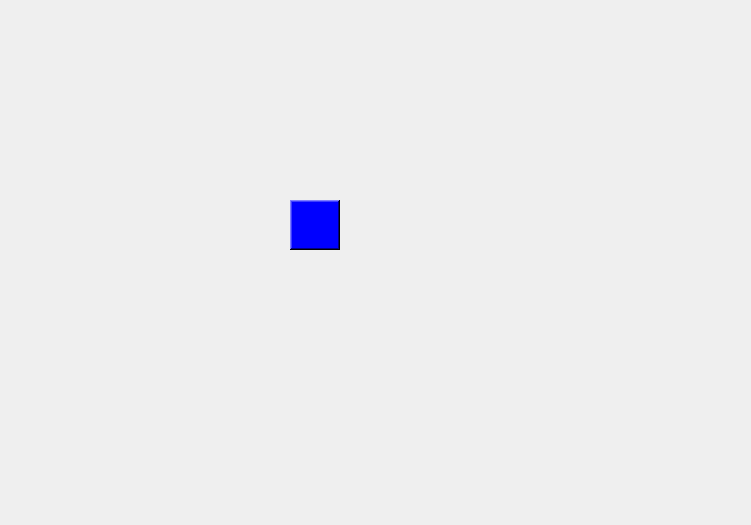
<?xml version="1.0" encoding="UTF-8"?>
<ui version="4.0">
 <class>KeyboardDialog</class>
 <widget class="QDialog" name="KeyboardDialog">
  <property name="geometry">
   <rect>
    <x>0</x>
    <y>0</y>
    <width>751</width>
    <height>525</height>
   </rect>
  </property>
  <property name="windowTitle">
   <string>键盘</string>
  </property>
  <widget class="QLabel" name="m_block">
   <property name="geometry">
    <rect>
     <x>290</x>
     <y>200</y>
     <width>50</width>
     <height>50</height>
    </rect>
   </property>
   <property name="palette">
    <palette>
     <active>
      <colorrole role="WindowText">
       <brush brushstyle="SolidPattern">
        <color alpha="255">
         <red>0</red>
         <green>0</green>
         <blue>0</blue>
        </color>
       </brush>
      </colorrole>
      <colorrole role="Button">
       <brush brushstyle="SolidPattern">
        <color alpha="255">
         <red>0</red>
         <green>0</green>
         <blue>255</blue>
        </color>
       </brush>
      </colorrole>
      <colorrole role="Light">
       <brush brushstyle="SolidPattern">
        <color alpha="255">
         <red>127</red>
         <green>127</green>
         <blue>255</blue>
        </color>
       </brush>
      </colorrole>
      <colorrole role="Midlight">
       <brush brushstyle="SolidPattern">
        <color alpha="255">
         <red>63</red>
         <green>63</green>
         <blue>255</blue>
        </color>
       </brush>
      </colorrole>
      <colorrole role="Dark">
       <brush brushstyle="SolidPattern">
        <color alpha="255">
         <red>0</red>
         <green>0</green>
         <blue>127</blue>
        </color>
       </brush>
      </colorrole>
      <colorrole role="Mid">
       <brush brushstyle="SolidPattern">
        <color alpha="255">
         <red>0</red>
         <green>0</green>
         <blue>170</blue>
        </color>
       </brush>
      </colorrole>
      <colorrole role="Text">
       <brush brushstyle="SolidPattern">
        <color alpha="255">
         <red>0</red>
         <green>0</green>
         <blue>0</blue>
        </color>
       </brush>
      </colorrole>
      <colorrole role="BrightText">
       <brush brushstyle="SolidPattern">
        <color alpha="255">
         <red>255</red>
         <green>255</green>
         <blue>255</blue>
        </color>
       </brush>
      </colorrole>
      <colorrole role="ButtonText">
       <brush brushstyle="SolidPattern">
        <color alpha="255">
         <red>0</red>
         <green>0</green>
         <blue>0</blue>
        </color>
       </brush>
      </colorrole>
      <colorrole role="Base">
       <brush brushstyle="SolidPattern">
        <color alpha="255">
         <red>255</red>
         <green>255</green>
         <blue>255</blue>
        </color>
       </brush>
      </colorrole>
      <colorrole role="Window">
       <brush brushstyle="SolidPattern">
        <color alpha="255">
         <red>0</red>
         <green>0</green>
         <blue>255</blue>
        </color>
       </brush>
      </colorrole>
      <colorrole role="Shadow">
       <brush brushstyle="SolidPattern">
        <color alpha="255">
         <red>0</red>
         <green>0</green>
         <blue>0</blue>
        </color>
       </brush>
      </colorrole>
      <colorrole role="AlternateBase">
       <brush brushstyle="SolidPattern">
        <color alpha="255">
         <red>127</red>
         <green>127</green>
         <blue>255</blue>
        </color>
       </brush>
      </colorrole>
      <colorrole role="ToolTipBase">
       <brush brushstyle="SolidPattern">
        <color alpha="255">
         <red>255</red>
         <green>255</green>
         <blue>220</blue>
        </color>
       </brush>
      </colorrole>
      <colorrole role="ToolTipText">
       <brush brushstyle="SolidPattern">
        <color alpha="255">
         <red>0</red>
         <green>0</green>
         <blue>0</blue>
        </color>
       </brush>
      </colorrole>
      <colorrole role="PlaceholderText">
       <brush brushstyle="SolidPattern">
        <color alpha="128">
         <red>0</red>
         <green>0</green>
         <blue>0</blue>
        </color>
       </brush>
      </colorrole>
     </active>
     <inactive>
      <colorrole role="WindowText">
       <brush brushstyle="SolidPattern">
        <color alpha="255">
         <red>0</red>
         <green>0</green>
         <blue>0</blue>
        </color>
       </brush>
      </colorrole>
      <colorrole role="Button">
       <brush brushstyle="SolidPattern">
        <color alpha="255">
         <red>0</red>
         <green>0</green>
         <blue>255</blue>
        </color>
       </brush>
      </colorrole>
      <colorrole role="Light">
       <brush brushstyle="SolidPattern">
        <color alpha="255">
         <red>127</red>
         <green>127</green>
         <blue>255</blue>
        </color>
       </brush>
      </colorrole>
      <colorrole role="Midlight">
       <brush brushstyle="SolidPattern">
        <color alpha="255">
         <red>63</red>
         <green>63</green>
         <blue>255</blue>
        </color>
       </brush>
      </colorrole>
      <colorrole role="Dark">
       <brush brushstyle="SolidPattern">
        <color alpha="255">
         <red>0</red>
         <green>0</green>
         <blue>127</blue>
        </color>
       </brush>
      </colorrole>
      <colorrole role="Mid">
       <brush brushstyle="SolidPattern">
        <color alpha="255">
         <red>0</red>
         <green>0</green>
         <blue>170</blue>
        </color>
       </brush>
      </colorrole>
      <colorrole role="Text">
       <brush brushstyle="SolidPattern">
        <color alpha="255">
         <red>0</red>
         <green>0</green>
         <blue>0</blue>
        </color>
       </brush>
      </colorrole>
      <colorrole role="BrightText">
       <brush brushstyle="SolidPattern">
        <color alpha="255">
         <red>255</red>
         <green>255</green>
         <blue>255</blue>
        </color>
       </brush>
      </colorrole>
      <colorrole role="ButtonText">
       <brush brushstyle="SolidPattern">
        <color alpha="255">
         <red>0</red>
         <green>0</green>
         <blue>0</blue>
        </color>
       </brush>
      </colorrole>
      <colorrole role="Base">
       <brush brushstyle="SolidPattern">
        <color alpha="255">
         <red>255</red>
         <green>255</green>
         <blue>255</blue>
        </color>
       </brush>
      </colorrole>
      <colorrole role="Window">
       <brush brushstyle="SolidPattern">
        <color alpha="255">
         <red>0</red>
         <green>0</green>
         <blue>255</blue>
        </color>
       </brush>
      </colorrole>
      <colorrole role="Shadow">
       <brush brushstyle="SolidPattern">
        <color alpha="255">
         <red>0</red>
         <green>0</green>
         <blue>0</blue>
        </color>
       </brush>
      </colorrole>
      <colorrole role="AlternateBase">
       <brush brushstyle="SolidPattern">
        <color alpha="255">
         <red>127</red>
         <green>127</green>
         <blue>255</blue>
        </color>
       </brush>
      </colorrole>
      <colorrole role="ToolTipBase">
       <brush brushstyle="SolidPattern">
        <color alpha="255">
         <red>255</red>
         <green>255</green>
         <blue>220</blue>
        </color>
       </brush>
      </colorrole>
      <colorrole role="ToolTipText">
       <brush brushstyle="SolidPattern">
        <color alpha="255">
         <red>0</red>
         <green>0</green>
         <blue>0</blue>
        </color>
       </brush>
      </colorrole>
      <colorrole role="PlaceholderText">
       <brush brushstyle="SolidPattern">
        <color alpha="128">
         <red>0</red>
         <green>0</green>
         <blue>0</blue>
        </color>
       </brush>
      </colorrole>
     </inactive>
     <disabled>
      <colorrole role="WindowText">
       <brush brushstyle="SolidPattern">
        <color alpha="255">
         <red>0</red>
         <green>0</green>
         <blue>127</blue>
        </color>
       </brush>
      </colorrole>
      <colorrole role="Button">
       <brush brushstyle="SolidPattern">
        <color alpha="255">
         <red>0</red>
         <green>0</green>
         <blue>255</blue>
        </color>
       </brush>
      </colorrole>
      <colorrole role="Light">
       <brush brushstyle="SolidPattern">
        <color alpha="255">
         <red>127</red>
         <green>127</green>
         <blue>255</blue>
        </color>
       </brush>
      </colorrole>
      <colorrole role="Midlight">
       <brush brushstyle="SolidPattern">
        <color alpha="255">
         <red>63</red>
         <green>63</green>
         <blue>255</blue>
        </color>
       </brush>
      </colorrole>
      <colorrole role="Dark">
       <brush brushstyle="SolidPattern">
        <color alpha="255">
         <red>0</red>
         <green>0</green>
         <blue>127</blue>
        </color>
       </brush>
      </colorrole>
      <colorrole role="Mid">
       <brush brushstyle="SolidPattern">
        <color alpha="255">
         <red>0</red>
         <green>0</green>
         <blue>170</blue>
        </color>
       </brush>
      </colorrole>
      <colorrole role="Text">
       <brush brushstyle="SolidPattern">
        <color alpha="255">
         <red>0</red>
         <green>0</green>
         <blue>127</blue>
        </color>
       </brush>
      </colorrole>
      <colorrole role="BrightText">
       <brush brushstyle="SolidPattern">
        <color alpha="255">
         <red>255</red>
         <green>255</green>
         <blue>255</blue>
        </color>
       </brush>
      </colorrole>
      <colorrole role="ButtonText">
       <brush brushstyle="SolidPattern">
        <color alpha="255">
         <red>0</red>
         <green>0</green>
         <blue>127</blue>
        </color>
       </brush>
      </colorrole>
      <colorrole role="Base">
       <brush brushstyle="SolidPattern">
        <color alpha="255">
         <red>0</red>
         <green>0</green>
         <blue>255</blue>
        </color>
       </brush>
      </colorrole>
      <colorrole role="Window">
       <brush brushstyle="SolidPattern">
        <color alpha="255">
         <red>0</red>
         <green>0</green>
         <blue>255</blue>
        </color>
       </brush>
      </colorrole>
      <colorrole role="Shadow">
       <brush brushstyle="SolidPattern">
        <color alpha="255">
         <red>0</red>
         <green>0</green>
         <blue>0</blue>
        </color>
       </brush>
      </colorrole>
      <colorrole role="AlternateBase">
       <brush brushstyle="SolidPattern">
        <color alpha="255">
         <red>0</red>
         <green>0</green>
         <blue>255</blue>
        </color>
       </brush>
      </colorrole>
      <colorrole role="ToolTipBase">
       <brush brushstyle="SolidPattern">
        <color alpha="255">
         <red>255</red>
         <green>255</green>
         <blue>220</blue>
        </color>
       </brush>
      </colorrole>
      <colorrole role="ToolTipText">
       <brush brushstyle="SolidPattern">
        <color alpha="255">
         <red>0</red>
         <green>0</green>
         <blue>0</blue>
        </color>
       </brush>
      </colorrole>
      <colorrole role="PlaceholderText">
       <brush brushstyle="SolidPattern">
        <color alpha="128">
         <red>0</red>
         <green>0</green>
         <blue>0</blue>
        </color>
       </brush>
      </colorrole>
     </disabled>
    </palette>
   </property>
   <property name="autoFillBackground">
    <bool>true</bool>
   </property>
   <property name="frameShape">
    <enum>QFrame::WinPanel</enum>
   </property>
   <property name="frameShadow">
    <enum>QFrame::Raised</enum>
   </property>
   <property name="text">
    <string/>
   </property>
  </widget>
 </widget>
 <resources/>
 <connections/>
</ui>
